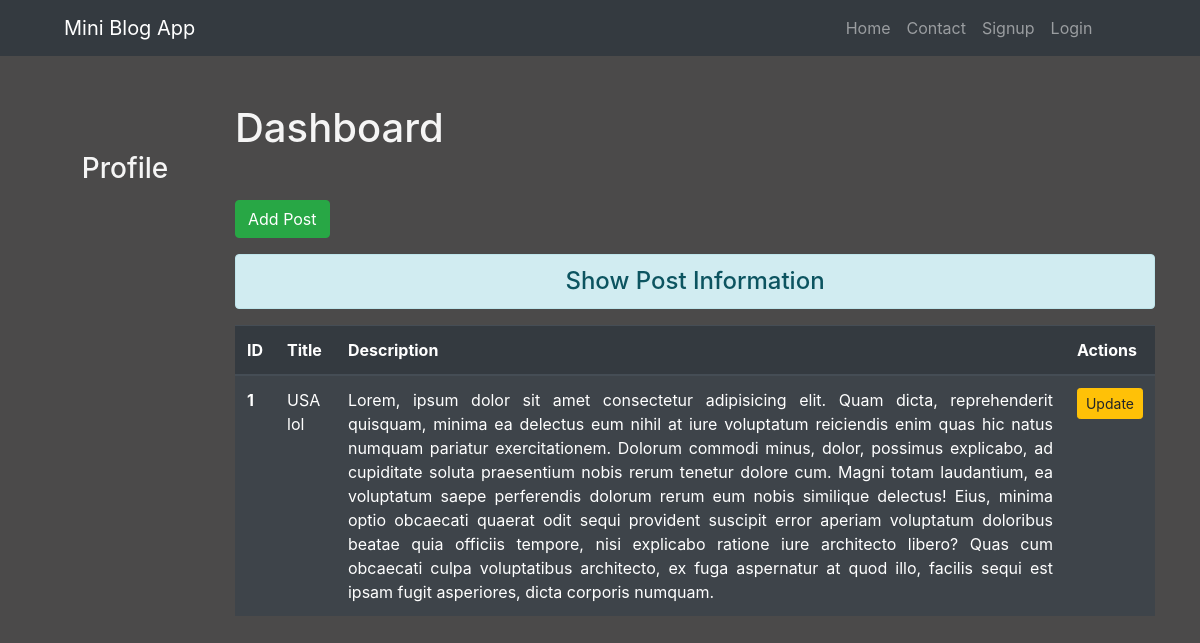
/dashboard/, run on the app's committed database.
### blog/models.py (models this page shows)
class Post(models.Model):
    title = models.CharField(max_length=150)
    desc = models.TextField()

### blog/views.py (the view, shortened to what this page needs)
# urls.py: path('dashboard/', views.DashboardListView.as_view(), name="dashboard"),
class DashboardListView(ListView):
    model = Post
    template_name = 'blog/dashboard.html'
    context_object_name = 'posts'

### blog/templates/blog/dashboard.html (shortened to what this page needs)
{% extends 'blog/base.html' %}
{% block side %}
    <div class="col-sm-2 py-5 ">
        <div class="text-center">
            <h3 class="py-5">Profile</h3>
        </div>
    </div>
{% endblock side %}
{% block content %}
    <div class="col-sm-10 my-5">
        <h1 class="mb-5">Dashboard</h1>
        <a href="{% url 'post_add' %}" class="btn btn-success">Add Post</a>
        <h4 class="alert alert-info my-3 text-center">Show Post Information</h4>
        {% if posts %}
        <table class="table table-striped table-dark table-hover">
            <thead>
                <tr>
                <th scope="col">ID</th>
                <th scope="col">Title</th>
                <th scope="col">Description</th>
                <th scope="col">Actions</th>
                </tr>
            </thead>
                {% for post in posts %}
                    <tbody>
                        <tr>
                        <th scope="row">{{post.id}}</th>
                        <td>{{post.title}}</td>
                        <td class="text-justify">{{post.desc}}</td>
                        <td>
                            <a href="{% url 'post_update' post.id %}" class="btn btn-warning btn-sm" >Update</a>
                        </td>
                        </tr>
                    </tbody>
                {% endfor %}
            {% else %}
                <div class="jumbotron jumbotron-fluid jumbo-color my-5">
                    <div class="container">
                        <h3 class="display-4 font-weight-bold">No Post Available</h3>
                    </div>
                </div>
        {% endif %}
        </table>
    </div>
{% endblock content %}

### blog/static/blog/css/style.css (style rules this page uses)
body { background-color: rgb(75,74,74); color: whitesmoke; }

### data on the page
Post: id "1", title "USA lol", desc "Lorem, ipsum dolor sit amet consectetur adipisicing elit. Quam dicta, reprehenderit quisquam, minima ea delectus eum nihil at iure voluptatum reiciendis enim quas hic natus numquam pariatur exercitationem. Dolorum commodi minus, dolor, possimus explicabo, ad cupiditate soluta praesentium nobis rerum tenetur dolore cum. Magni totam laudantium, ea voluptatum saepe perferendis dolorum rerum eum nobis similique delectus! Eius, minima optio obcaecati quaerat odit sequi provident suscipit error aperiam voluptatum doloribus beatae quia officiis tempore, nisi explicabo ratione iure architecto libero? Quas cum obcaecati culpa voluptatibus architecto, ex fuga aspernatur at quod illo, facilis sequi…"
